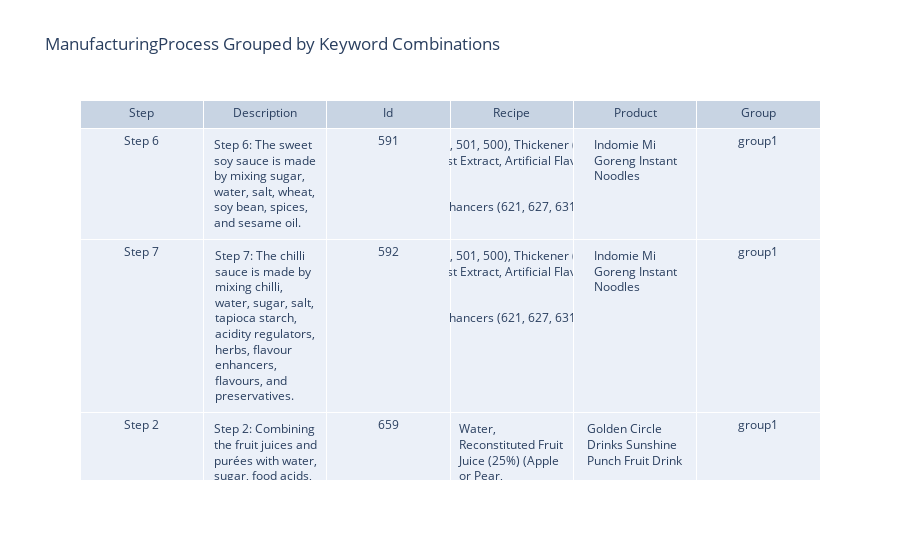

Here is the notebook cell this chart was saved with:
### Code cell
import pandas as pd
import plotly.graph_objects as go

query = """
MATCH (r:Recipe)-[:HAS_MANUFACTURING_PROCESS]->(mp:ManufacturingProcess)
MATCH (p:Product)-[:HAS_RECIPE]->(r)
RETURN mp.Step AS ManufacturingProcessStep, 
       mp.Description AS ManufacturingProcessDescription,
       id(mp) AS ManufacturingProcessId,
       r.ingredients_orig AS Recipe, 
       p.name AS Product
"""

# Retrieve data from Neo4j
with driver.session() as session:
    result = session.run(query)
    neo4j_data = [record.data() for record in result]

# Create DataFrame from neo4j_data
df = pd.DataFrame(neo4j_data)

# Define keyword groups
keyword_groups = {
    'group1': ['water', 'sugar'],
    'group2': ['water', 'and']
}

# Function to check if a description contains all keywords in a group
def check_keywords(description, keywords):
    return all(kw.lower() in str(description).lower() for kw in keywords) if pd.notnull(description) else False

# Create a function to assign group
def assign_group(description):
    for group_name, keywords in keyword_groups.items():
        if check_keywords(description, keywords):
            return group_name
    return None

# Apply the function to create the Group column
df['Group'] = df['ManufacturingProcessDescription'].apply(assign_group)

# Filter rows that belong to any group
filtered_df = df.dropna(subset=['Group'])

# create the Plotly table
fig_data = [go.Table(
    header=dict(values=['Step', 'Description', 'Id', 'Recipe', 'Product', 'Group']),
    cells=dict(values=[filtered_df['ManufacturingProcessStep'], 
                       filtered_df['ManufacturingProcessDescription'], 
                       filtered_df['ManufacturingProcessId'], 
                       filtered_df['Recipe'], 
                       filtered_df['Product'],
                       filtered_df['Group']])
)]

# set up layout
fig_layout = go.Layout(
    title='ManufacturingProcess Grouped by Keyword Combinations'
)

fig = go.Figure(data=fig_data, layout=fig_layout)
fig.show()

### Figure 1 — Plotly figure (JSON) as saved in the notebook; plotly's stock layout.template omitted (floating-point values rounded to 4 significant figures)
{"data": [{"cells": {"values": [["Step 6", "Step 7", "Step 2", "Step 1", "Step 3", "Step 3", "Step 1"], ["Step 6: The sweet soy sauce is made by mixing sugar, water, salt, wheat, soy bean, spices, and sesame oil.", "Step 7: The chilli sauce is made by mixing chilli, water, sugar, salt, tapioca starch, acidity regulators, herbs, flavour enhancers, flavours, and preservatives.", "Step 2: Combining the fruit juices and purées with water, sugar, food acids, vitamin C, natural flavors, and pectin.", "Step 1: Canola oil, water, sugar, and vinegar are mixed together in a large vat.", "Step 3: The fruit puree is mixed with reconstituted refined juice (made from concentrated pear juice, water, antioxidant (ascorbic acid), and acidity regulator (citric acid))", "Step 3: The fruit puree is mixed with reconstituted refined juice (made from concentrated pear juice, water, antioxidant (ascorbic acid), and acidity regulator (citric acid))", "Step 1: Preparation of Jelly - Water, sugar, and gelling agents are combined and heated to dissolve the sugar and activate the gelling agents."], [591, 592, 659, 693, 721, 721, 726], ["Noodles: Wheat Flour (62%), Refined Palm Oil (Contains Antioxidant 319), Salt, Acidity Regulators (451, 501, 500), Thickener (412), Colour (101).<br>Seasoning Powder: Salt, Sugar, Flavour Enhancers (621, 631, 627), Garlic Powder, Onion Powder, Yeast Extract, Artificial Flavour, Pepper, Anti Caking Agent (551).<br>Seasoning Oil: Refined Palm Oil (Contains Antioxidant 319), Onion.<br>Sweet Soy Sauce: Sugar, Water, Salt, Wheat, Soy Bean, Spices, Sesame Oil.<br>Chilli Sauce: Chilli, Water, Sugar, Salt, Tapioca Starch, Acidity Regulators (260, 330), Herbs, Flavour Enhancers (621, 627, 631), Flavours, Preservatives 1211, 223). Fried Onion: Onion, Refined Palm Oil (Contains Antioxidant 319).", "Noodles: Wheat Flour (62%), Refined Palm Oil (Contains Antioxidant 319), Salt, Acidity Regulators (451, 501, 500), Thickener (412), Colour (101).<br>Seasoning Powder: Salt, Sugar, Flavour Enhancers (621, 631, 627), Garlic Powder, Onion Powder, Yeast Extract, Artificial Flavour, Pepper, Anti Caking Agent (551).<br>Seasoning Oil: Refined Palm Oil (Contains Antioxidant 319), Onion.<br>Sweet Soy Sauce: Sugar, Water, Salt, Wheat, Soy Bean, Spices, Sesame Oil.<br>Chilli Sauce: Chilli, Water, Sugar, Salt, Tapioca Starch, Acidity Regulators (260, 330), Herbs, Flavour Enhancers (621, 627, 631), Flavours, Preservatives 1211, 223). Fried Onion: Onion, Refined Palm Oil (Contains Antioxidant 319).", "Water, Reconstituted Fruit Juice (25%) (Apple or Pear, Pineapple, Orange or Water Extracted Orange, Peach Purée, Passionfruit), Sugar, Food Acids (Citric Acid, Potassium Citrate), Vitamin C, Natural Flavours, Stabiliser (Pectin).", "Canola Oil, Water, Sugar, Vinegar, Thickener (1422, Xanthan Gum), Free Range Egg Yolk,  Gherkin, Salt, Onion Powder, Natural Colour (Carotene, Paprika Oleoresins), Preservative (Potassium Sorbate), Dill, Acidity Regulator (Citric Acid), Herb Extract, Mustard Oil.", "Fruits (55%) (Peach, Pear), Reconstituted Refined Juice (Water, Concentrated Pear Juice, Antioxidant (Ascorbic Acid), Acidity Regulator (Citric Acid))", "Fruits (55%) (Peach, Pear), Reconstituted Refined Juice (Water, Concentrated Pear Juice, Antioxidant (Ascorbic Acid), Acidity Regulator (Citric Acid))", "Jelly (70%) (Water, Sugar, Gelling Agents (Carrageenan, Locust Bean Gum, Xanthan Gum), Acidity Regulators (Sodium Citrates, Potassium Citrates, Calcium Lactate, Malic Acid, Citric Acid), Natural Flavours (Pineapple, Mango), Natural Colours (Carotene, Paprika Oleoresins), Antioxidant (Ascorbic Acid)), Peach (15%), Pear (15%)"], ["Indomie Mi Goreng Instant Noodles", "Indomie Mi Goreng Instant Noodles", "Golden Circle Drinks Sunshine Punch Fruit Drink", "Woolworths Secret Burger Sauce", "Woolworths Two Fruits In Juice Cups", "Woolworths Two Fruits In Juice", "Woolworths Two Fruits In Tropical Jelly"], ["group1", "group1", "group1", "group1", "group2", "group2", "group1"]]}, "header": {"values": ["Step", "Description", "Id", "Recipe", "Product", "Group"]}, "type": "table"}], "layout": {"title": {"text": "ManufacturingProcess Grouped by Keyword Combinations"}}}
